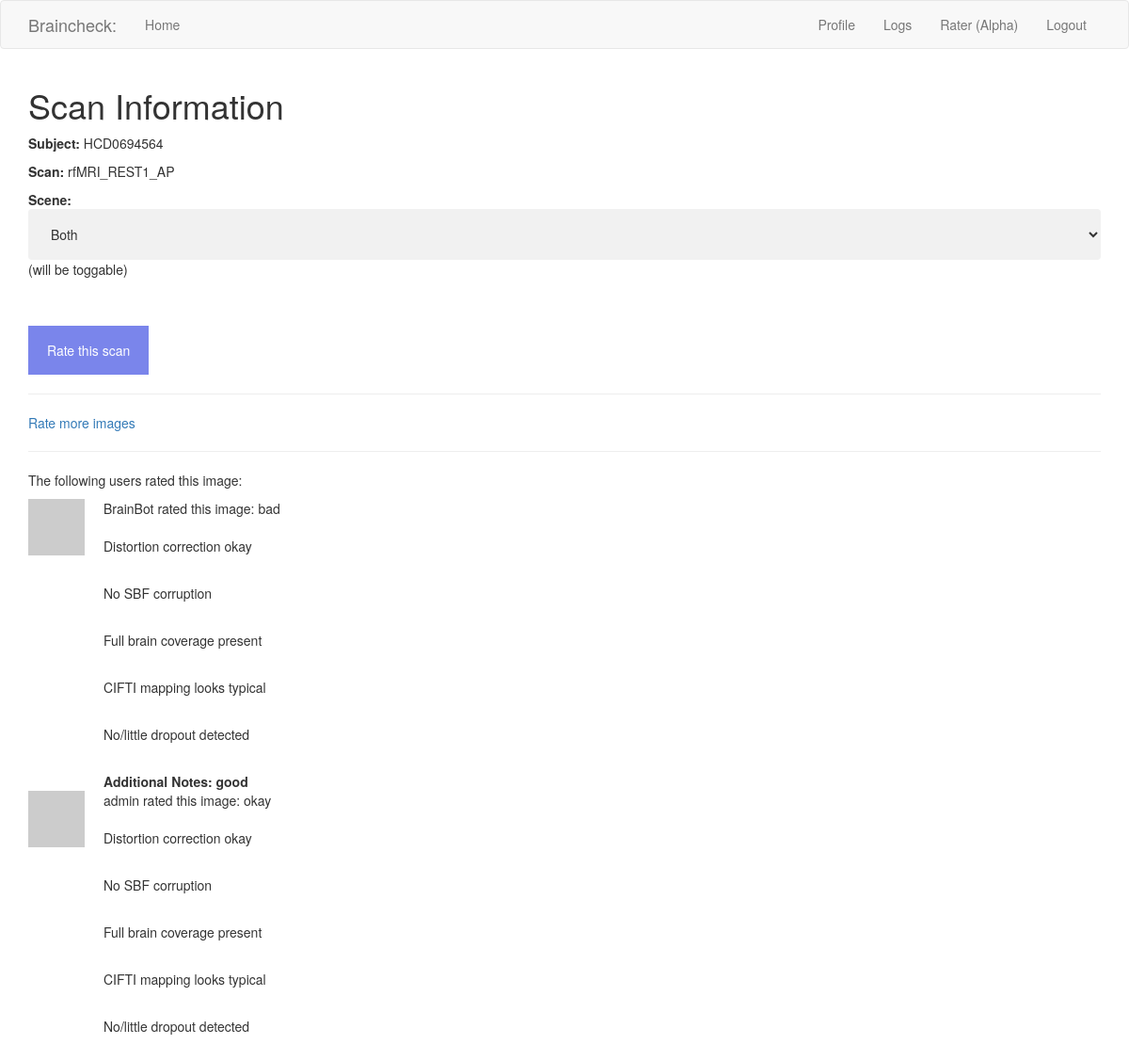
The app's page /scan_rater/HCD0694564/rfMRI_REST1_AP (signed in) with its own data.
### app/models.py (models this page shows, shortened)
class ScanRater(db.Model):
    __tablename__ = 'scan_ratings'
    id = db.Column(db.Integer, primary_key=True)
    subj_name = db.Column(db.String, index=True)
    scan_type = db.Column(db.String, index = True)
    distort_okay = db.Column(db.String, index=True)
    distort_notes = db.Column(db.String, index=True)
    SBF_corr = db.Column(db.String, index=True)
    SBF_corr_notes = db.Column(db.String, index=True)
    full_brain_cov = db.Column(db.String, index=True)
    full_brain_notes = db.Column(db.String, index=True)
    CIFTI_map = db.Column(db.String, index=True)
    CIFTI_notes = db.Column(db.String, index=True)
    dropout = db.Column(db.String, index=True)
    dropout_notes = db.Column(db.String, index=True)
    rating = db.Column(db.Integer, index=True)
    notes = db.Column(db.String)
    user_id = db.Column(db.Integer, db.ForeignKey('usernames.id'))

class Usernames(db.Model, UserMixin):
    __tablename__ = 'usernames'
    id = db.Column(db.Integer, primary_key=True)
    username = db.Column(db.String, index=True, unique=True)
    pass_hash = db.Column(db.String)
    about_me = db.Column(db.String(140))
    last_seen = db.Column(db.DateTime, default=datetime.utcnow)
    broadcasts = db.relationship('Broadcasts', backref='mod', lazy='dynamic')
    scan_ratings = db.relationship('ScanRater', backref='scan_rater', lazy = 'dynamic')
    def avatar(self, size):
        digest = md5(self.username.lower().encode('utf-8')).hexdigest()
        return 'https://gravatar.com/avatar/{}?d=identicon&s={}'.format(digest, size)

### app/routes.py (the view, shortened to what this page needs)
@app.route('/scan_rater/<subject>/<filename>', methods=['GET', 'POST'])
@login_required
def scan_rater(subject, filename):
    scan = filename
    images = []
    for file in files:
        if subject in file and scan in file:
            images.append(file)
    scene = 0
    if 'scene1' in filename:
        scene = 1
    elif 'scene2' in filename:
        scene = 2
    scan_ratings = db.session.query(ScanRater).filter_by(subj_name=subject, scan_type=scan)
    form = ImgRating()
    scene_form = SceneChoose()
    return render_template('rate_image.html', image_ratings=scan_ratings, form=form, filename=filename, subject=subject, scan=scan, scene=scene, scene_form=scene_form, images=images)

### app/forms.py
class SceneChoose(FlaskForm):
    scene = SelectField('Select Scene', choices=[('both', 'Both'), ('one', '1'), ('two', '2')])

### app/models.py (called while the page is built)
@login.user_loader
def load_user(id):
    return Usernames.query.get(int(id))

### app/routes.py (called while the page is built)
@app.before_request
def before_request():
    if current_user.is_authenticated:
        current_user.last_seen = datetime.utcnow()
        db.session.commit()

### app/templates/rate_image.html (shortened to what this page needs)
{% extends "base.html" %}
{% import 'bootstrap/wtf.html' as wtf %}
{% block app_content %}
    <h1>Scan Information</h1>
    <p><strong>Subject:</strong> {{ subject }}</p>
    <p><strong>Scan:</strong> {{ scan }}</p>
    <p><strong>Scene: </strong> {{ scene_form.hidden_tag() }}
                                {{ scene_form.scene(onclick="changeSceneView()") }} (will be toggable)</p>
    <br>
    <br>
    <button type="button" class="open-button" onclick='openForm()'>
        Rate this scan
    </button>
    <hr>
    <a href="{{ url_for('rater') }}">Rate more images</a>
    <hr>
    <p> The following users rated this image: </p>
    {% for rating in image_ratings %}
        {% include '_ratings.html' %}
    {% endfor %}
{% endblock %}

### app/templates/_ratings.html
<table>
    <tr valign="top">
        <td><img src="{{ rating.scan_rater.avatar(38) }}"></td>
        <td>{{ rating.scan_rater.username }} rated this image: {{ rating.rating }}<br><br>
        {% if rating.distort_okay == 'yes' %}<p>Distortion correction okay</p>{% else %}<p>Problems with distortion correctness</p><p><strong>Distortion notes: </strong>{{ rating.distort_notes }}</p>{% endif %}<br>
        {% if rating.SBF_corr == 'no' %}<p>No SBF corruption</p>{% else %}<p>SBF Corruption Noted</p><p><strong>SBF notes: </strong>{{ rating.SBF_corr_notes }}</p> {% endif %} <br>
        {% if rating.full_brain_cov == 'yes' %}<p>Full brain coverage present</p>{% else %}<p>Problems with full brain coverage</p><p><strong>Coverage notes: </strong>{{ rating.full_brain_notes }}</p> {% endif %} <br>
        {% if rating.CIFTI_map == 'yes' %}<p>CIFTI mapping looks typical</p>{% else %}<p>CIFTI mapping is atypical</p><p><strong>CIFTI mapping notes: </strong>{{ rating.CIFTI_notes }}</p> {% endif %} <br>
        {% if rating.dropout == 'no' %}<p>No/little dropout detected</p>{% else %}<p>Concerning amounts of dropout</p><p><strong>Dropout notes: </strong>{{ rating.dropout_notes }}</p> {% endif %} <br>
        {% if rating.notes %}<strong>Additional Notes: {{ rating.notes }} </strong> {% endif %}</td>
    </tr>
</table>

### app/templates/rate_image.html (style rules this page uses)
.open-button { background-color: rgb(89, 103, 231); color: white; padding: 16px 20px; border: none; cursor: pointer; opacity: 0.8; position: dynamic; }
select { width: 100%; padding: 16px 20px; border: none; border-radius: 4px; background-color: #f1f1f1; }
img { max-width: 75%; height: auto; }

### records on screen
ScanRater: scan_rater.username "BrainBot", rating "bad", distort_okay "Distortion correction okay", SBF_corr "No SBF corruption", full_brain_cov "Full brain coverage present", CIFTI_map "CIFTI mapping looks typical", dropout "No/little dropout detected", notes "good"
ScanRater: scan_rater.username "admin", rating "okay", distort_okay "Distortion correction okay", SBF_corr "No SBF corruption", full_brain_cov "Full brain coverage present", CIFTI_map "CIFTI mapping looks typical", dropout "No/little dropout detected"

### other values on screen
{{ subject }} "HCD0694564"
{{ scan }} "rfMRI_REST1_AP"
